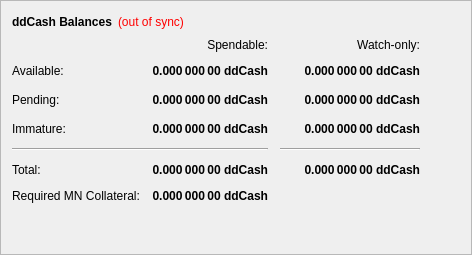
        <widget class="QFrame" name="frame">
         <property name="frameShape">
          <enum>QFrame::StyledPanel</enum>
         </property>
         <property name="frameShadow">
          <enum>QFrame::Raised</enum>
         </property>
         <layout class="QVBoxLayout" name="verticalLayout_4">
          <item>
           <layout class="QHBoxLayout" name="horizontalLayout_4">
            <item>
             <widget class="QLabel" name="label_5">
              <property name="font">
               <font>
                <weight>75</weight>
                <bold>true</bold>
               </font>
              </property>
              <property name="text">
               <string>ddCash Balances</string>
              </property>
             </widget>
            </item>
            <item>
             <widget class="QLabel" name="labelWalletStatus">
              <property name="cursor">
               <cursorShape>WhatsThisCursor</cursorShape>
              </property>
              <property name="toolTip">
               <string>The displayed information may be out of date. Your wallet automatically synchronizes with the ddCash network after a connection is established, but this process has not completed yet.</string>
              </property>
              <property name="styleSheet">
               <string notr="true">QLabel { color: red; }</string>
              </property>
              <property name="text">
               <string notr="true">(out of sync)</string>
              </property>
              <property name="alignment">
               <set>Qt::AlignLeading|Qt::AlignLeft|Qt::AlignVCenter</set>
              </property>
             </widget>
            </item>
            <item>
             <spacer name="horizontalSpacer_3">
              <property name="orientation">
               <enum>Qt::Horizontal</enum>
              </property>
              <property name="sizeHint" stdset="0">
               <size>
                <width>40</width>
                <height>20</height>
               </size>
              </property>
             </spacer>
            </item>
           </layout>
          </item>
          <item>
           <layout class="QGridLayout" name="gridLayout">
            <property name="spacing">
             <number>12</number>
            </property>
            <item row="2" column="2">
             <widget class="QLabel" name="labelWatchPending">
              <property name="font">
               <font>
                <weight>75</weight>
                <bold>true</bold>
               </font>
              </property>
              <property name="cursor">
               <cursorShape>IBeamCursor</cursorShape>
              </property>
              <property name="toolTip">
               <string>Unconfirmed transactions to watch-only addresses</string>
              </property>
              <property name="text">
               <string notr="true">0.000 000 00 ddCash</string>
              </property>
              <property name="alignment">
               <set>Qt::AlignRight|Qt::AlignTrailing|Qt::AlignVCenter</set>
              </property>
              <property name="textInteractionFlags">
               <set>Qt::LinksAccessibleByMouse|Qt::TextSelectableByKeyboard|Qt::TextSelectableByMouse</set>
              </property>
             </widget>
            </item>
            <item row="2" column="1">
             <widget class="QLabel" name="labelUnconfirmed">
              <property name="font">
               <font>
                <weight>75</weight>
                <bold>true</bold>
               </font>
              </property>
              <property name="cursor">
               <cursorShape>IBeamCursor</cursorShape>
              </property>
              <property name="toolTip">
               <string>Total of transactions that have yet to be confirmed, and do not yet count toward the spendable balance</string>
              </property>
              <property name="text">
               <string notr="true">0.000 000 00 ddCash</string>
              </property>
              <property name="alignment">
               <set>Qt::AlignRight|Qt::AlignTrailing|Qt::AlignVCenter</set>
              </property>
              <property name="textInteractionFlags">
               <set>Qt::LinksAccessibleByMouse|Qt::TextSelectableByKeyboard|Qt::TextSelectableByMouse</set>
              </property>
             </widget>
            </item>
            <item row="3" column="2">
             <widget class="QLabel" name="labelWatchImmature">
              <property name="font">
               <font>
                <weight>75</weight>
                <bold>true</bold>
               </font>
              </property>
              <property name="cursor">
               <cursorShape>IBeamCursor</cursorShape>
              </property>
              <property name="toolTip">
               <string>Staked or masternode rewards in watch-only addresses that has not yet matured</string>
              </property>
              <property name="text">
               <string notr="true">0.000 000 00 ddCash</string>
              </property>
              <property name="alignment">
               <set>Qt::AlignRight|Qt::AlignTrailing|Qt::AlignVCenter</set>
              </property>
              <property name="textInteractionFlags">
               <set>Qt::LinksAccessibleByMouse|Qt::TextSelectableByKeyboard|Qt::TextSelectableByMouse</set>
              </property>
             </widget>
            </item>
            <item row="4" column="0" colspan="2">
             <widget class="Line" name="lineSpendableBalance">
              <property name="orientation">
               <enum>Qt::Horizontal</enum>
              </property>
             </widget>
            </item>
            <item row="4" column="2">
             <widget class="Line" name="lineWatchBalance">
              <property name="sizePolicy">
               <sizepolicy hsizetype="Preferred" vsizetype="Fixed">
                <horstretch>0</horstretch>
                <verstretch>0</verstretch>
               </sizepolicy>
              </property>
              <property name="minimumSize">
               <size>
                <width>140</width>
                <height>0</height>
               </size>
              </property>
              <property name="orientation">
               <enum>Qt::Horizontal</enum>
              </property>
             </widget>
            </item>
            <item row="5" column="0">
             <widget class="QLabel" name="labelTotalText">
              <property name="text">
               <string>Total:</string>
              </property>
             </widget>
            </item>
            <item row="7" column="0">
             <widget class="QLabel" name="labelTotalText2">
              <property name="text">
               <string>Required MN Collateral:</string>
              </property>
             </widget>
            </item>
            <item row="3" column="1">
             <widget class="QLabel" name="labelImmature">
              <property name="font">
               <font>
                <weight>75</weight>
                <bold>true</bold>
               </font>
              </property>
              <property name="cursor">
               <cursorShape>IBeamCursor</cursorShape>
              </property>
              <property name="toolTip">
               <string>Staked or masternode rewards that has not yet matured</string>
              </property>
              <property name="text">
               <string notr="true">0.000 000 00 ddCash</string>
              </property>
              <property name="alignment">
               <set>Qt::AlignRight|Qt::AlignTrailing|Qt::AlignVCenter</set>
              </property>
              <property name="textInteractionFlags">
               <set>Qt::LinksAccessibleByMouse|Qt::TextSelectableByKeyboard|Qt::TextSelectableByMouse</set>
              </property>
             </widget>
            </item>
            <item row="2" column="3">
             <spacer name="horizontalSpacer_2">
              <property name="orientation">
               <enum>Qt::Horizontal</enum>
              </property>
              <property name="sizeHint" stdset="0">
               <size>
                <width>40</width>
                <height>20</height>
               </size>
              </property>
             </spacer>
            </item>
            <item row="3" column="0">
             <widget class="QLabel" name="labelImmatureText">
              <property name="text">
               <string>Immature:</string>
              </property>
             </widget>
            </item>
            <item row="5" column="1">
             <widget class="QLabel" name="labelTotal">
              <property name="font">
               <font>
                <weight>75</weight>
                <bold>true</bold>
               </font>
              </property>
              <property name="cursor">
               <cursorShape>IBeamCursor</cursorShape>
              </property>
              <property name="toolTip">
               <string>Your current total balance</string>
              </property>
              <property name="text">
               <string notr="true">0.000 000 00 ddCash</string>
              </property>
              <property name="alignment">
               <set>Qt::AlignRight|Qt::AlignTrailing|Qt::AlignVCenter</set>
              </property>
              <property name="textInteractionFlags">
               <set>Qt::LinksAccessibleByMouse|Qt::TextSelectableByKeyboard|Qt::TextSelectableByMouse</set>
              </property>
             </widget>
            </item>
            <item row="7" column="1">
             <widget class="QLabel" name="labelTotal2">
              <property name="font">
               <font>
                <weight>75</weight>
                <bold>true</bold>
               </font>
              </property>
              <property name="cursor">
               <cursorShape>IBeamCursor</cursorShape>
              </property>
              <property name="toolTip">
               <string>Your current total balance</string>
              </property>
              <property name="text">
               <string notr="true">0.000 000 00 ddCash</string>
              </property>
              <property name="alignment">
               <set>Qt::AlignRight|Qt::AlignTrailing|Qt::AlignVCenter</set>
              </property>
              <property name="textInteractionFlags">
               <set>Qt::LinksAccessibleByMouse|Qt::TextSelectableByKeyboard|Qt::TextSelectableByMouse</set>
              </property>
             </widget>
            </item>
            <item row="5" column="2">
             <widget class="QLabel" name="labelWatchTotal">
              <property name="font">
               <font>
                <weight>75</weight>
                <bold>true</bold>
               </font>
              </property>
              <property name="cursor">
               <cursorShape>IBeamCursor</cursorShape>
              </property>
              <property name="toolTip">
               <string>Current total balance in watch-only addresses</string>
              </property>
              <property name="text">
               <string notr="true">0.000 000 00 ddCash</string>
              </property>
              <property name="alignment">
               <set>Qt::AlignRight|Qt::AlignTrailing|Qt::AlignVCenter</set>
              </property>
              <property name="textInteractionFlags">
               <set>Qt::LinksAccessibleByMouse|Qt::TextSelectableByKeyboard|Qt::TextSelectableByMouse</set>
              </property>
             </widget>
            </item>
            <item row="0" column="2">
             <widget class="QLabel" name="labelWatchonly">
              <property name="text">
               <string>Watch-only:</string>
              </property>
              <property name="alignment">
               <set>Qt::AlignRight|Qt::AlignTrailing|Qt::AlignVCenter</set>
              </property>
             </widget>
            </item>
            <item row="1" column="0">
             <widget class="QLabel" name="labelBalanceText">
              <property name="text">
               <string>Available:</string>
              </property>
             </widget>
            </item>
            <item row="1" column="1">
             <widget class="QLabel" name="labelBalance">
              <property name="font">
               <font>
                <weight>75</weight>
                <bold>true</bold>
               </font>
              </property>
              <property name="cursor">
               <cursorShape>IBeamCursor</cursorShape>
              </property>
              <property name="toolTip">
               <string>Your current spendable balance</string>
              </property>
              <property name="text">
               <string notr="true">0.000 000 00 ddCash</string>
              </property>
              <property name="alignment">
               <set>Qt::AlignRight|Qt::AlignTrailing|Qt::AlignVCenter</set>
              </property>
              <property name="textInteractionFlags">
               <set>Qt::LinksAccessibleByMouse|Qt::TextSelectableByKeyboard|Qt::TextSelectableByMouse</set>
              </property>
             </widget>
            </item>
            <item row="1" column="2">
             <widget class="QLabel" name="labelWatchAvailable">
              <property name="font">
               <font>
                <weight>75</weight>
                <bold>true</bold>
               </font>
              </property>
              <property name="cursor">
               <cursorShape>IBeamCursor</cursorShape>
              </property>
              <property name="toolTip">
               <string>Your current balance in watch-only addresses</string>
              </property>
              <property name="text">
               <string notr="true">0.000 000 00 ddCash</string>
              </property>
              <property name="alignment">
               <set>Qt::AlignRight|Qt::AlignTrailing|Qt::AlignVCenter</set>
              </property>
              <property name="textInteractionFlags">
               <set>Qt::LinksAccessibleByMouse|Qt::TextSelectableByKeyboard|Qt::TextSelectableByMouse</set>
              </property>
             </widget>
            </item>
            <item row="2" column="0">
             <widget class="QLabel" name="labelPendingText">
              <property name="text">
               <string>Pending:</string>
              </property>
             </widget>
            </item>
            <item row="0" column="1">
             <widget class="QLabel" name="labelSpendable">
              <property name="text">
               <string>Spendable:</string>
              </property>
              <property name="alignment">
               <set>Qt::AlignRight|Qt::AlignTrailing|Qt::AlignVCenter</set>
              </property>
             </widget>
            </item>
           </layout>
          </item>
          <item>
           <spacer name="verticalSpacer_4">
            <property name="orientation">
             <enum>Qt::Vertical</enum>
            </property>
            <property name="sizeHint" stdset="0">
             <size>
              <width>20</width>
              <height>40</height>
             </size>
            </property>
           </spacer>
          </item>
         </layout>
        </widget>
